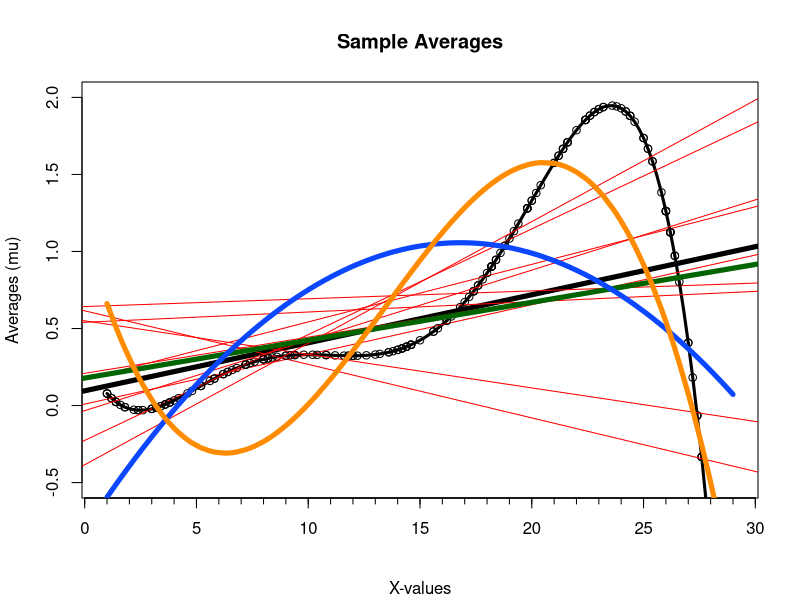

This figure's R source:
#x-value range increments with 0.2
x <- seq(1,29,0.2)

#the actual function
real <- function(x){
  y <- ((-(1*10^-5))*x^5 + 0.0006*x^4 - 0.0125*x^3 + 0.11*x^2 - 0.35*x +0.33)
  y <- y
}

y = real(x)

plot(x,y, axes=T, ylim=c(-0.5,2), typ ='l', ann=F, lwd=3)
par(tcl= -0.3, bg= "aliceblue")
axis(1, at=seq(0,30, by=1),labels=F,lwd=1,lwd.ticks=1)

title(main="Sample Averages", sub="X-values", ylab="Averages (mu)")

#real function
real.function = lm(y~x)
abline(real.function, col="black", lwd=5)

xAll = vector()
yAll = vector()


oneSample <- function(x,n){
  mat = matrix(, nrow=n+1, ncol=2)
  mat2 = matrix(, nrow=n+1, ncol=3)
  mat3 = matrix(, nrow=n+1, ncol=4)
  for (i in 1:n){
    xSample <- sample(x, 20, replace=TRUE, prob = NULL)    
    
    #order samples (otherwise messy lines)
    xSample <- sort(xSample, decreasing=FALSE)
    ySample <- real(xSample)
    
    #points(xSample,ySample) is a test if the points are actually on the line
    points(xSample,ySample)
    linear.model = lm(ySample~xSample)
    abline(linear.model, col="red", lwd=1)
    mat[i,]=coef(linear.model)
    
    fit2 <- lm(ySample~xSample + I(xSample^2))
    #show the individual lines of the second order regression lines
    #points(xSample, predict(fit2), type="l", col="#FF0A85", lwd=1)
    mat2[i,]=coef(fit2)
    
    fit3 <- lm(ySample~xSample + I(xSample^2) + I(xSample^3))
    #show the individual lines of the third order regression lines
    #points(xSample,predict(fit3), type="l", col="#66FF33", lwd=1)
    mat3[i,]=coef(fit3)
    
    #Defines all the x-values from the samples and sorts them for smooth lines
    xAll = c(xAll, xSample)
    xAll = sort(xAll)
    yAll = real(xAll)
    
  }
  #Linear regression lines
  avgReg = lm(yAll~xAll)
  if (n==10) {
    abline(lin.reg <- avgReg, col="darkgreen", lwd=5)
    mat[11,] = coef(lin.reg)
  }
  if (n ==25) {
    abline(lin.reg <- avgReg, col="darkgreen", lwd=5)
    mat[26,] = coef(lin.reg)
  }
  if (n == 250) {
    abline(lin.reg <- avgReg, col="darkgreen", lwd=5)
    mat[251,] = coef(lin.reg)
  }
  #quadratic regression lines
  xAll2 = xAll^2
  avgReg2 = lm(yAll~xAll + I(xAll2))
  if (n==10) {
    lines(xAll, predict(avgReg2), col="#0A47FF", lwd=5)
    mat2[11,] = coef(avgReg2)
  }
  if (n ==25) {
    lines(xAll, predict(avgReg2), col="#0A47FF", lwd=5)
    mat2[26,] = coef(avgReg2)
  }
  if (n == 250) {
    lines(xAll, predict(avgReg2), col="#0A47FF", lwd=5)
    mat2[250,] = coef(avgReg2)
  }
  #cubic regression lines
  xAll2 = xAll^2
  xAll3 = xAll^3
  avgReg3 = lm(yAll~xAll + I(xAll2) + I(xAll3))
  if (n==10) {
    lines(xAll, predict(avgReg3), col="darkorange", lwd=5)
    mat3[11,] =coef(avgReg3)
  }
  if (n ==25) {
    lines(xAll, predict(avgReg3), col="darkorange", lwd=5)
    mat3[26,] = coef(avgReg3)
  }
  if (n == 250) {
    lines(xAll, predict(avgReg3), col="darkorange", lwd=5)
    mat3[251,] =coef(avgReg3)
  }
  return(mat)
  #return(mat2)
  #return(mat3)
}

#run the function
tenSamples = oneSample(x,10)
#hundredSamples = oneSample(x,25)
#thousandSamples = oneSample(x,250)
